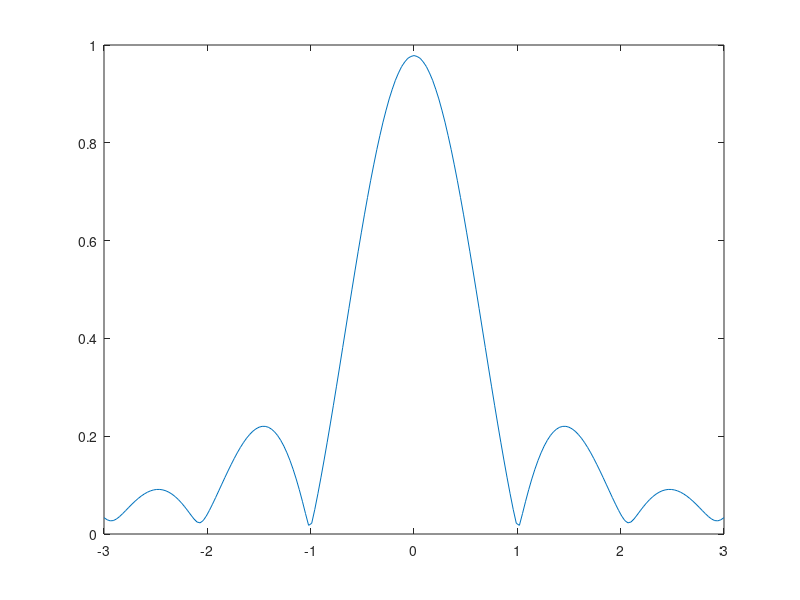

This figure's MATLAB source:
%Explanation of base program

%This is off the hook!


%The program splits a single junciton up into xmax discrete sections.  Each
%section has a supercurrent density, and a phase difference that is
%contributed to by the field (PhaseF), and an arbitrary phase set at x=1
%called Phase1.  For each value of field and Phase1 the supercurrent at
%each point is calculated and the net supercurrent (sum along the junction)
%is calcualted to find the supercurrent carried at that phase and that
%field.  To find the maximum supercurrent for a given field, the max of
%that vector is taken, and can be plotted against the magnetic field.  This
%is the exact measurment of the critical current vs field that we do in the
%lab.  



%% Clearing memory and input screen.

clear;
clc;
close all;
%% Defining the Parameters of the Simulaiton
xmax=101;
x(1,:)=(1:xmax);

%Flux Loop Parameters
f=1;
fmax=201;
FluxinJuncMin=-3;
FluxinJuncMax=3;


%Phase Loop parameters
p=1;
pmax=101;
Phase1Min=0*pi;
Phase1Max=2*pi;


%Pre Allocating memory to the arrays to decrease runtime
Phase1=zeros(1,pmax);
FluxinJunc=zeros(1,fmax);

SCurrentDensityNoise=(2*rand(1,xmax)-1);
SCurrentDensity=ones(1,xmax)+0.5*SCurrentDensityNoise;


SCurrent=zeros(xmax,pmax,fmax);
SCurrentNet=zeros(1,pmax);
MaxSCurrentNet=zeros(1,fmax);

%% Loops for running the simulation Meat of the Simulation



%Field Contribution to the Phase 
%Define the loop setp size, then run the for loop
FluxinJuncSS=(FluxinJuncMax-FluxinJuncMin)/(fmax-1);
for f=1:fmax

    FluxinJunc(f)=FluxinJuncMin+(f-1)*FluxinJuncSS;
    PhaseF=2*pi*x./xmax*FluxinJunc(f);

    %Phase1 Loop of externally set phase in 
    %Define the loop setp size, then run the for loop
    Phase1SSS=(Phase1Max-Phase1Min)/(pmax-1);
    for p=1:pmax

        Phase1(p)=Phase1Min+(p-1)*Phase1SSS;

        SCurrent=SCurrentDensity.*sin(PhaseF+Phase1(p));
        SCurrentNet(p)=sum(SCurrent)/xmax;


    end

    MaxSCurrentNet(f)=max(SCurrentNet);

end


figure
plot(FluxinJunc,MaxSCurrentNet)




    




